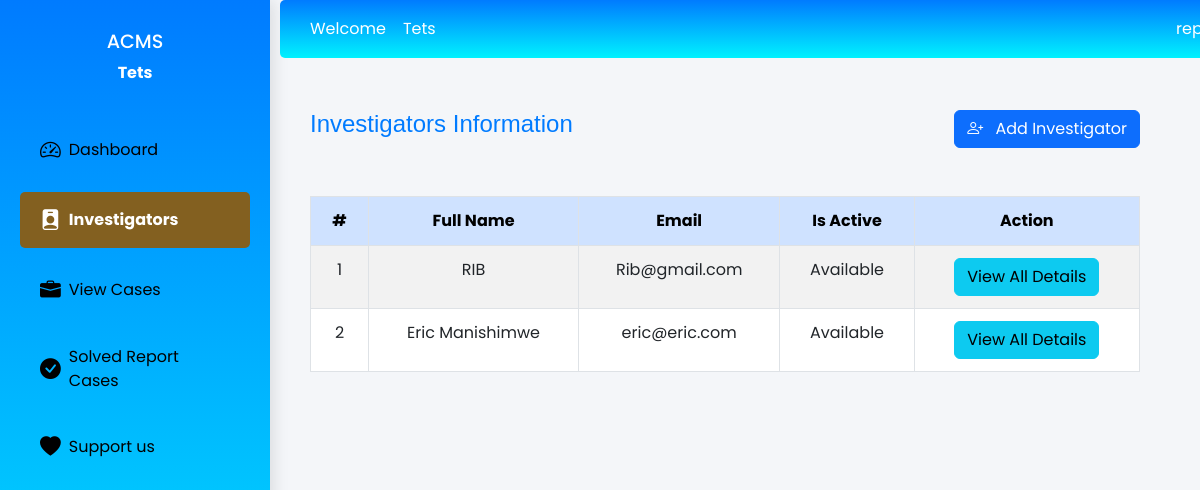
Screenshot of /Investigators_list (signed in) with the database file from the repository.
### IntegrityGuard_app/models.py (models this page shows, shortened)
class User(models.Model):
    USER_TYPE_CHOICES = (
        ('admin', 'Administrator'),
        ('investigator', 'Investigator'),
        ('reporter', 'Reporter'),
    )
    fullname = models.CharField(max_length=255)
    address = models.CharField(max_length=255)
    phone_number = models.CharField(max_length=15)
    email = models.EmailField(unique=True)
    password = models.CharField(max_length=128)
    user_type = models.CharField(max_length=15, choices=USER_TYPE_CHOICES , default='reporter')
    date_joined = models.DateTimeField(auto_now_add=True)
    is_active = models.BooleanField(default=True)
    is_admin = models.BooleanField(default=False)
    USERNAME_FIELD = 'email'
    REQUIRED_FIELDS = ['username']

### IntegrityGuard_app/views.py (the view)
# urls.py: path('Investigators_list', views.investigator_List, name='investigator_view'),
def investigator_List(request):
    name = request.session["name"]
    role= request.session["user_type"]
    cases = Case.objects.all()
    investigators = User.objects.filter(user_type='investigator')
    context = {
        'name': name,
        'role': role,
        'cases': cases,
        'investigators': investigators
    }
    return render(request, 'Admin/DisplayInvestigator.html', context)

### IntegrityGuard_app/templates/admin/DisplayInvestigator.html (shortened to what this page needs)
{% load static %}
<!DOCTYPE html>
<html lang="en">
<head>
    <link href="https://cdn.jsdelivr.net/npm/bootstrap@5.3.0/dist/css/bootstrap.min.css" rel="stylesheet">
    <link href="https://cdn.jsdelivr.net/npm/bootstrap-icons/font/bootstrap-icons.css" rel="stylesheet">
</head>
<body>
    <div class="d-flex">
        <div class="sidebar">
            <h4>ACMS</h4>
            <h5>{{ name }}</h5>
            <ul class="nav flex-column">
                <li class="nav-item">
                    <a href="{% url 'admin_dashboard' %}"
                        class="nav-link {% if request.resolver_match.url_name == 'admin_dashboard' %}active{% endif %}">
                        <i class="bi bi-speedometer2 me-2"></i> Dashboard
                    </a>
                </li>
                <li class="nav-item">
                    <a href="{% url 'investigator_view' %}"
                        class="nav-link {% if request.resolver_match.url_name == 'investigator_view' %}active{% endif %}">
                        <i class="bi bi-person-badge-fill me-2"></i> Investigators
                    </a>
                </li>
                <li class="nav-item">
                    <a href="{% url 'view_all_Cases' %}"
                        class="nav-link {% if request.resolver_match.url_name == 'view_all_Cases' %}active{% endif %}">
                        <i class="bi bi-briefcase-fill me-2"></i> View Cases
                    </a>
                </li>
                <li class="nav-item">
                    <a href="{% url 'admin_solved' %}"
                       class="nav-link {% if request.resolver_match.url_name == 'admin_solved' %}active{% endif %}">
                        <i class="bi bi-check-circle-fill me-2"></i> Solved Report Cases
                    </a>
                </li>
                <li class="nav-item">
                    <a href="{% url 'contact_dicplayed' %}"
                       class="nav-link {% if request.resolver_match.url_name == 'contact_dicplayed' %}active{% endif %}">
                        <i class="bi bi-heart-fill me-2"></i> Support us
                    </a>
                </li>
            </ul>
        </div>
        <div class="main-content">
            <nav class="navbar navbar-expand-lg navbar-custom">
                <span>Welcome &nbsp;&nbsp; {{ name }}</span>
                <div class="dropdown ms-auto">
                    <button class="btn text-white dropdown-toggle" type="button" id="navbarDropdown"
                        data-bs-toggle="dropdown" aria-expanded="false">
                        <span>{{role}}</span>
                    </button>
                </div>
            </nav>
            <div class="dashboard-container">
                <div class="d-flex justify-content-between mb-5">
                    <div>
                        <h4>Investigators Information</h2>
                    </div>
                    <a href="{% url 'investigator_create' %}" class="btn btn-primary">
                        <i class="bi bi-person-plus me-2"></i> Add Investigator
                    </a>
                </div>
                {% if investigators %}
                <table class="table table-striped text-center table-bordered">
                    <thead class="table-primary">
                        <tr>
                            <th>#</th>
                            <th>Full Name</th>
                            <th>Email</th>
                            <th>Is Active</th>
                            <th>Action</th>
                        </tr>
                    </thead>
                    <tbody>
                        {% for investigator in investigators %}
                        <tr>
                            <td>{{ forloop.counter }}</td>
                            <td>{{ investigator.fullname }}</td>
                            <td>{{ investigator.email }}</td>
                            <td>
                                {% if investigator.is_active %}
                                Available
                                {% else %}
                                Assigned
                                {% endif %}
                            </td>
                            <td>
                                <button type="button" class="btn btn-info" data-bs-toggle="modal"
                                    data-bs-target="#investigatorModal{{ investigator.id }}">
                                    View All Details
                                </button>
                            </td>
                        </tr>
                        {% endfor %}
                    </tbody>
                </table>
                {% else %}
                <p>No investigators found.</p>
                {% endif %}
            </div>
        </div>
    </div>
</body>
</html>

### IntegrityGuard_app/templates/admin/DisplayInvestigator.html (style rules this page uses)
body { background: linear-gradient(to bottom, #4facfe, #00f2fe); font-family: 'Poppins', sans-serif; min-height: 100vh; display: flex; flex-direction: column; margin: 0; padding: 0; }
.sidebar { background: linear-gradient(to bottom, #007bff, #00f2fe); color: #fff; height: 100vh; width: 270px; position: fixed; padding: 30px 20px; box-shadow: 4px 0px 15px rgba(0, 0, 0, 0.1); }
.sidebar h4 { font-size: 1.2rem; color: #fff; margin-bottom: 10px; text-align: center; }
.sidebar h5 { font-size: 1rem; font-weight: bold; color: #fff; margin-bottom: 40px; text-align: center; }
.sidebar .nav-link { color: black; font-size: 1rem; padding: 12px 20px; border-radius: 5px; transition: all 0.3s ease; display: flex; align-items: center; }
.sidebar .nav-link i { font-size: 1.3rem; margin-right: 10px; }
.sidebar .nav-link.active, .sidebar .nav-link:hover { background-color: rgb(131, 96, 32); color: #fff; font-weight: bold; }
.sidebar .nav-item:not(:last-child) { margin-bottom: 15px; }
.main-content { margin-left: 250px; padding: 30px; flex-grow: 1; background-color: #f4f6f9; }
.dashboard-container { margin: 50px auto; padding: 30px; border-radius: 10px; max-width: 1200px; width: 100%; height: 84vh; }
.dashboard-container h4 { color: #007bff; font-family: Arial, Helvetica, sans-serif; }
.table-striped tbody tr:nth-of-type(odd) { background-color: #f9f9f9; }
.table-bordered th, .table-bordered td { border: 1px solid #dee2e6; padding: 12px 15px; }
.table-primary { background-color: #007bff; color: white; }
.table td { text-align: center; }
.navbar-custom { background: linear-gradient(to bottom, #007bff, #00f2fe); padding: 10px 30px; border-radius: 5px; color: white; position: fixed; width: 85%; z-index: 1000; top: 0; }

### rows the page displays
User: fullname "RIB", email "Rib@gmail.com", is_active "Available"
User: fullname "Eric Manishimwe", email "eric@eric.com", is_active "Available"

### other values shown
{{ name }} "Tets"
